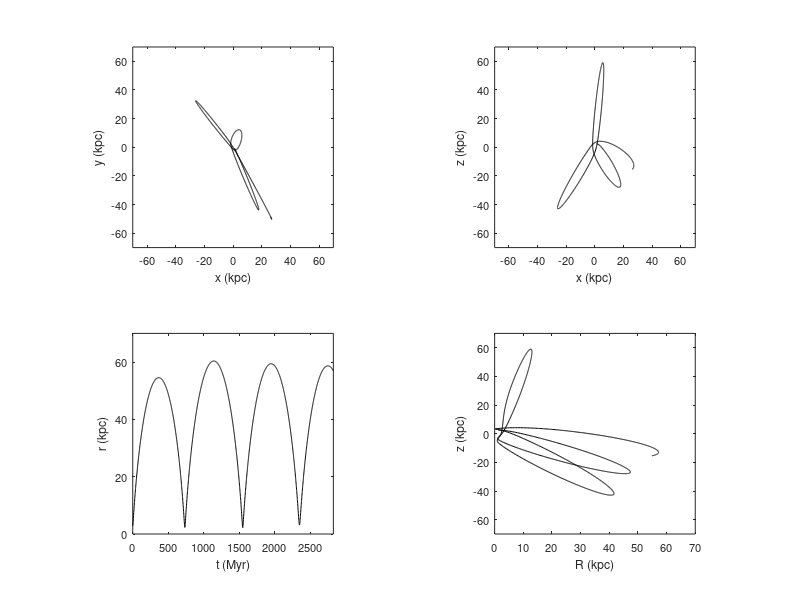

Write the MATLAB code that produced this figure.
clear all
close all

data = load('ax_coeff.dat');

whitebg('w')

t = data(:,1);

x = data(:,12);
y = data(:,13);
z = data(:,14);

v_x = data(:,15);
v_y = data(:,16);
v_z = data(:,17);

R = sqrt(x.^2+y.^2);
r = sqrt(x.^2+y.^2+z.^2);



subplot(2,2,1), plot(x,y,'k')

xlabel('x (kpc)','fontsize',9)
ylabel('y (kpc)','fontsize',9)
axis([-70 70 -70 70])
set(gca,'xtick',(-80:20:80),'ytick',(-80:20:80),'fontsize',8)
axis square


subplot(2,2,2), plot(x,z,'k')

xlabel('x (kpc)','fontsize',9)
ylabel('z (kpc)','fontsize',9)
axis([-70 70 -70 70])
set(gca,'xtick',(-80:20:80),'ytick',(-80:20:80),'fontsize',8)
axis square

subplot(2,2,3), plot(t,r,'k')

xlabel('t (Myr)','fontsize',9)
ylabel('r (kpc)','fontsize',9)
axis([0 max(t) 0 70])
set(gca,'ytick',(0:20:80),'fontsize',8)
axis square


subplot(2,2,4), plot(R,z,'k')

xlabel('R (kpc)','fontsize',9)
ylabel('z (kpc)','fontsize',9)
axis square
axis([0 70 -70 70])
set(gca,'fontsize',8)
